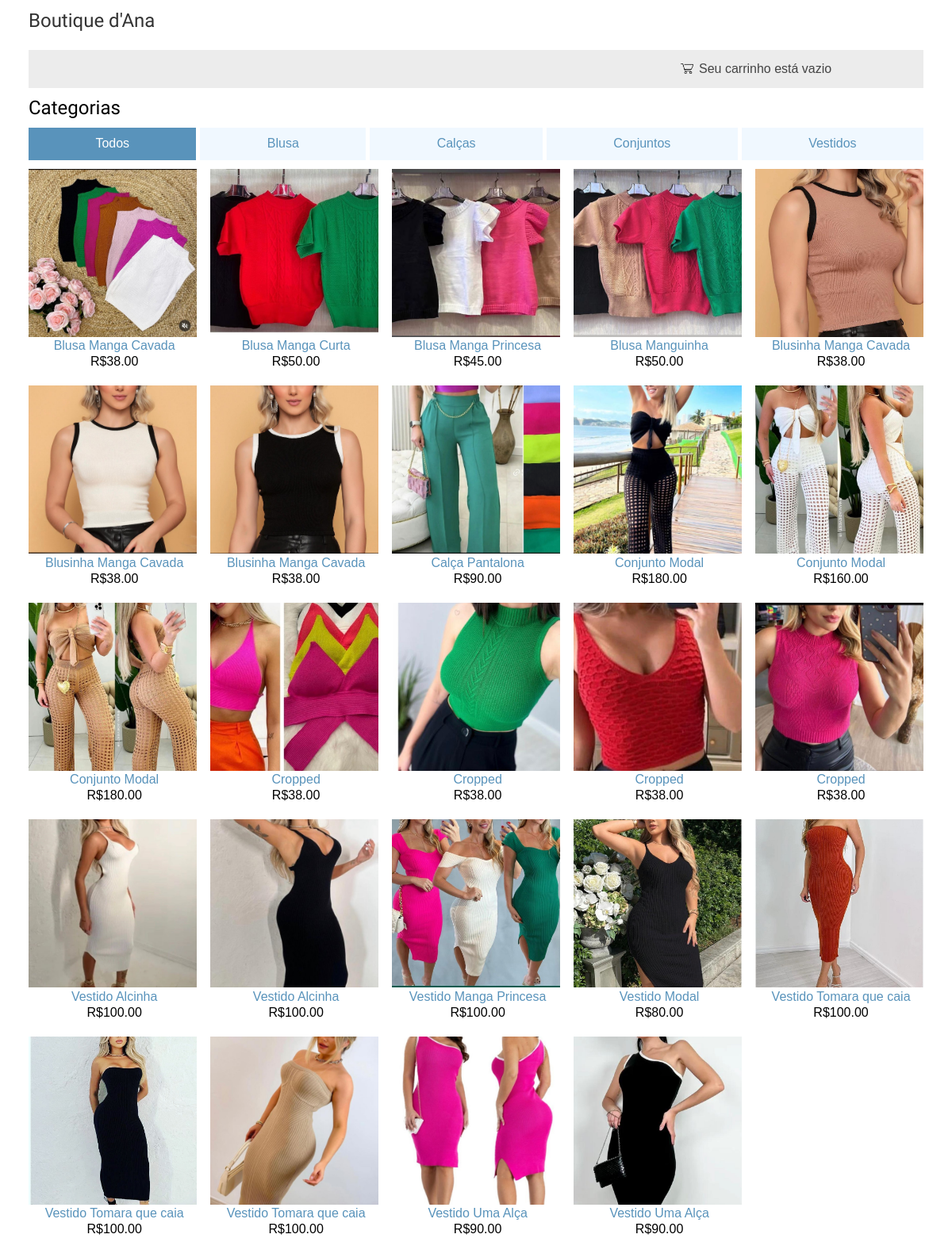
The page / on the database its author committed.
### shop/models.py (models this page shows, shortened)
class Category(models.Model):
    name = models.CharField(max_length=200)
    slug = models.SlugField(max_length=200,
                            unique=True)
    class Meta:
        ordering = ['name']
        indexes = [
            models.Index(fields=['name']),
        ]
        verbose_name = 'category'
        verbose_name_plural = 'categories'
    def get_absolute_url(self):
        return reverse('shop:product_list_by_category',
                       args=[self.slug])

class Product(models.Model):
    category = models.ForeignKey(Category,
                                 related_name='products',
                                 on_delete=models.CASCADE)
    name = models.CharField(max_length=200)
    slug = models.SlugField(max_length=200)
    image = models.ImageField(upload_to='products/%Y/%m/%d',
                              blank=True)
    description = models.TextField(blank=True)
    price = models.DecimalField(max_digits=10,
                                decimal_places=2)
    available = models.BooleanField(default=True)
    created = models.DateTimeField(auto_now_add=True)
    updated = models.DateTimeField(auto_now=True)
    stock = models.IntegerField()
    class Meta:
        ordering = ['name']
        indexes = [
            models.Index(fields=['id', 'slug']),
            models.Index(fields=['name']),
            models.Index(fields=['-created']),
        ]
    def get_absolute_url(self):
        return reverse('shop:product_detail',
                       args=[self.id, self.slug])

### shop/views.py (the view)
# urls.py: path('', views.product_list, name='product_list'),
def product_list(request, category_slug=None):
    category = None
    categories = Category.objects.all()
    products = Product.objects.filter(available=True)
    if category_slug:
        category = get_object_or_404(Category, slug=category_slug)
        products = products.filter(category=category)
    return render(request,
                  'shop/product/list.html',
                  {'category': category,
                   'categories': categories,
                   'products': products})

### cart/cart.py (called while the page is built)
    def __len__(self):
        return sum(item['quantity'] for item in self.cart.values())

### cart/context_processors.py (called while the page is built)
def cart(request):
    return {'cart': Cart(request)}

### shop/templates/shop/product/list.html (shortened to what this page needs)
{% extends "shop/base.html" %}
{% load static %}
{% block content %}
  <div id="container">
    <div id="sidebar">
      <h2>Categorias</h2>
      <ul>
        <li {% if not category %}class="selected"{% endif %}>
          <a href="{% url 'shop:product_list' %}">Todos</a>
        </li>
        {% for c in categories %}
          <li {% if category.slug == c.slug %}class="selected"{% endif %}>
            <a href="{{ c.get_absolute_url }}">{{ c.name }}</a>
          </li>
        {% endfor %}
      </ul>
    </div>
    <div id="main">
      <div class="product-list">
        {% for product in products %}
          <div class="item">
            <div class="item-image">
              <a href="{{ product.get_absolute_url }}">
                <img src="{% if product.image %}{{ product.image.url }}{% else %}{% static 'img/no_image.png' %}{% endif %}">
              </a>
            </div>
            <a href="{{ product.get_absolute_url }}" class="product-name">{{ product.name }}</a>
            <p class="item-price">R${{ product.price }}</p>
          </div>
        {% endfor %}
      </div>
    </div>
  </div>
{% endblock %}

### shop/templates/shop/base.html (shortened to what this page needs)
{% load static %}
<!DOCTYPE html>
<html>
  <head>
    <link href="{% static "css/base.css" %}" rel="stylesheet">
  </head>
  <body>
    <div id="header">
      <a href="/" class="logo">Boutique d'Ana</a>
    </div>
    <div id="subheader">
      <div class="cart-sub">
        <img src="{% static 'img/carrinho.png' %}" alt="Cart image">
        {% with total_items=cart|length %}
          {% if total_items > 0 %}
            Seu carrinho:
            <a href="{% url "cart:cart_detail" %}">
              {{ total_items }} item{{ total_items|pluralize }},
              R${{ cart.get_total_price }}
            </a>
          {% elif not order %}
            Seu carrinho está vazio
          {% endif %}
        {% endwith %}
      </div>
    </div>
    <div id="content">
      {% block content %}
      {% endblock %}
    </div>
  </body>
</html>

### shop/static/css/base.css (style rules this page uses)
body { margin:0; padding: 3%; padding-top:1% ; overflow: visible; font-family:helvetica, sans-serif; }
h1, h2, h3, h4, h5 , h6 { font-family: 'Ubuntu', sans-serif; font-weight:normal; }
a { text-decoration:none; color:#5993bb; }
#header { padding-bottom: 2%; overflow:auto; }
#subheader { background:#ececec; color:#444; padding:15px 10%; overflow:auto; }
#header .logo { font-family: 'Ubuntu', sans-serif; float:left; color:#333; font-size:1.5rem; margin-right:10%; }
.cart-sub { background-color: transparent; padding-right: 3px; display: flex; align-items: center; justify-content: flex-end; }
#subheader .cart-sub img { float: right; width: 1.8%; height: 2.3%; background-color: transparent; padding-right: 0.8%; align-self: center; }
#content { height: auto; max-height: none; overflow: visible; }
#sidebar { width: 100%; padding-bottom: 1%; padding-top: 1%; float: none; background-color: #ffffff; }
#sidebar h2 { padding-bottom: 1%; margin: 0; }
#sidebar ul { margin: 0; padding: 0; display: flex; justify-content: space-around; }
#sidebar ul li { margin: 0; list-style: none; padding: 1%; flex-grow: 1; text-align: center; }
#sidebar ul li a { display: block; }
#sidebar ul li.selected { background: #5993bb; border-radius: 0px; }
#sidebar ul li.selected a { color: #fff; }
#sidebar ul li:not(.selected) { background-color: aliceblue; }
#sidebar ul li:not(:last-child) { margin-right: 5px; }
#main { height: auto; max-height: none; overflow: visible; }
.product-list { display: grid; grid-template-columns: repeat(auto-fill, minmax(200px, 1fr)); gap: 1.5%; }
.item { width: 100%; height: auto; }
.item-image { width: 100%; height: 0; padding-bottom: 100%; position: relative; }
.item-image img { position: absolute; top: 0; left: 0; width: 100%; height: 100%; object-fit: cover; }
.product-name, .item-price { display: block; width: 100%; text-align: center; margin: 1%; }
.item a { font-size: 100%; }

### rows shown on the page
Category: name "Blusa"
Category: name "Calças"
Category: name "Conjuntos"
Category: name "Vestidos"
Product: image (picture), name "Blusa Manga Cavada", price "38.00"
Product: image (picture), name "Blusa Manga Curta", price "50.00"
Product: image (picture), name "Blusa Manga Princesa", price "45.00"
Product: image (picture), name "Blusa Manguinha", price "50.00"
Product: image (picture), name "Blusinha Manga Cavada", price "38.00"
Product: image (picture), name "Blusinha Manga Cavada", price "38.00"
Product: image (picture), name "Blusinha Manga Cavada", price "38.00"
Product: image (picture), name "Calça Pantalona", price "90.00"
Product: image (picture), name "Conjunto Modal", price "180.00"
Product: image (picture), name "Conjunto Modal", price "160.00"
Product: image (picture), name "Conjunto Modal", price "180.00"
Product: image (picture), name "Cropped", price "38.00"
Product: image (picture), name "Cropped", price "38.00"
Product: image (picture), name "Cropped", price "38.00"
Product: image (picture), name "Cropped", price "38.00"
Product: image (picture), name "Vestido Alcinha", price "100.00"
Product: image (picture), name "Vestido Alcinha", price "100.00"
Product: image (picture), name "Vestido Manga Princesa", price "100.00"
Product: image (picture), name "Vestido Modal", price "80.00"
Product: image (picture), name "Vestido Tomara que caia", price "100.00"
Product: image (picture), name "Vestido Tomara que caia", price "100.00"
Product: image (picture), name "Vestido Tomara que caia", price "100.00"
Product: image (picture), name "Vestido Uma Alça", price "90.00"
Product: image (picture), name "Vestido Uma Alça", price "90.00"
